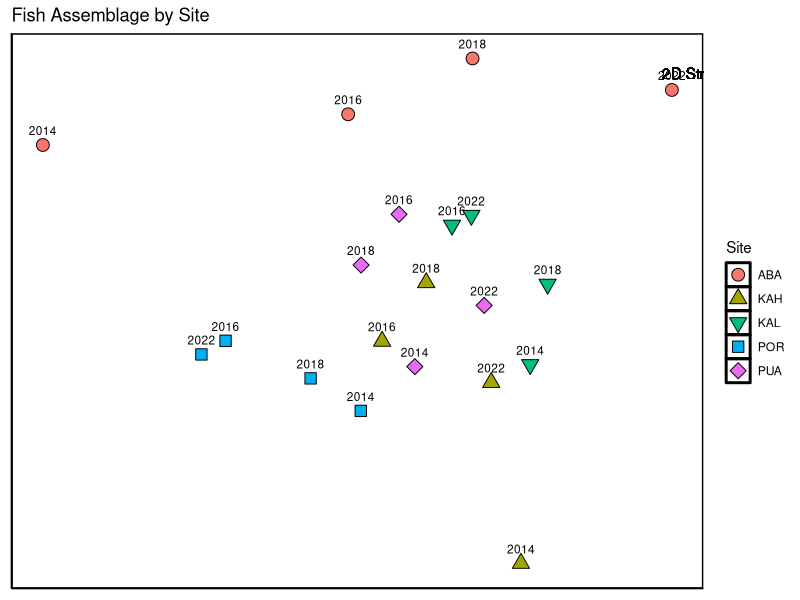
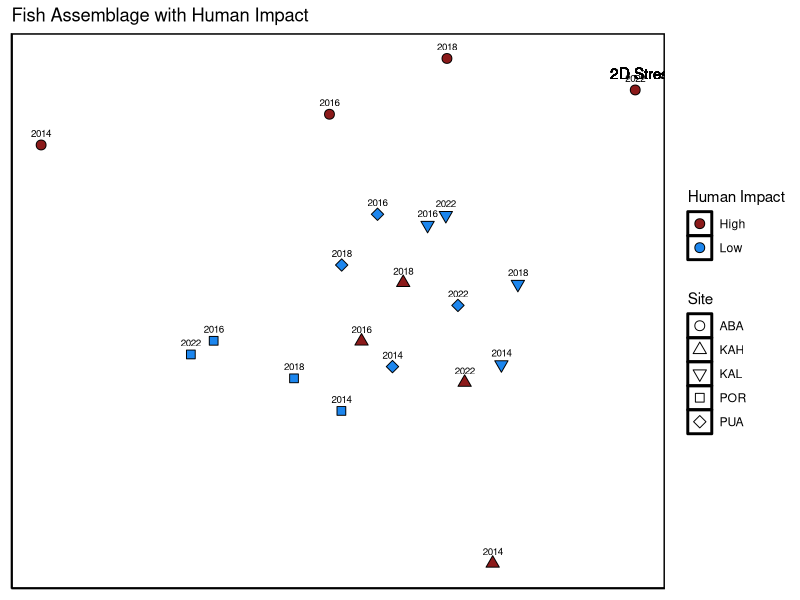
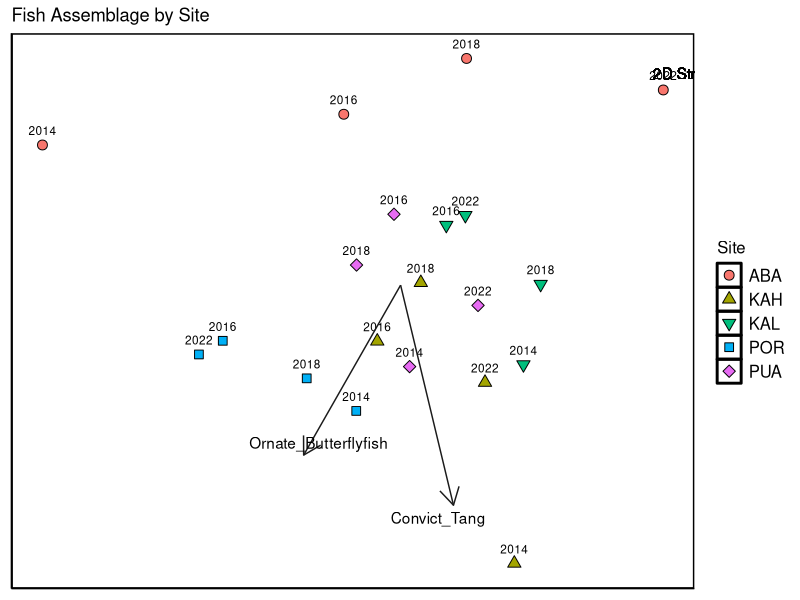
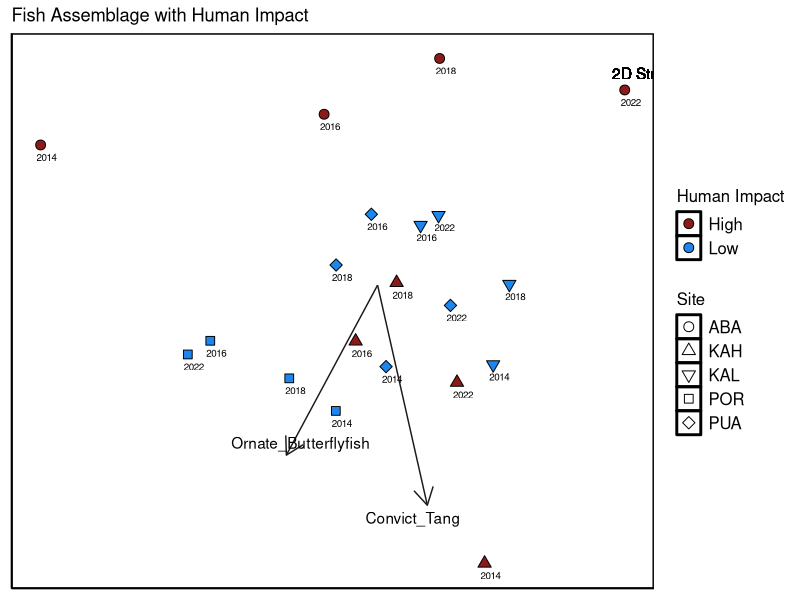
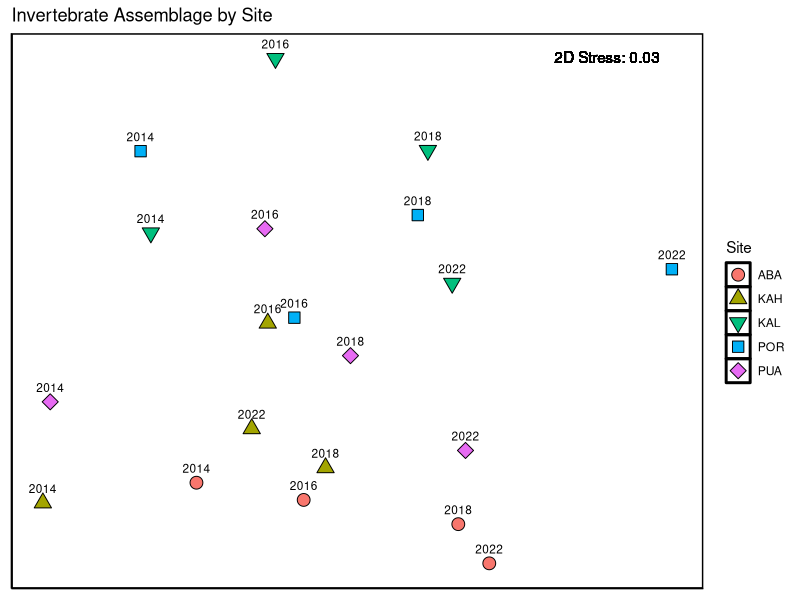
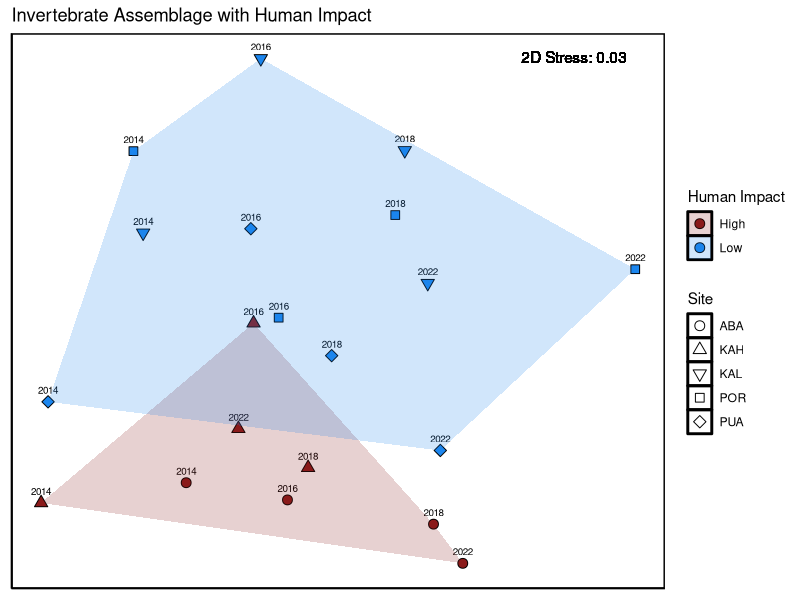
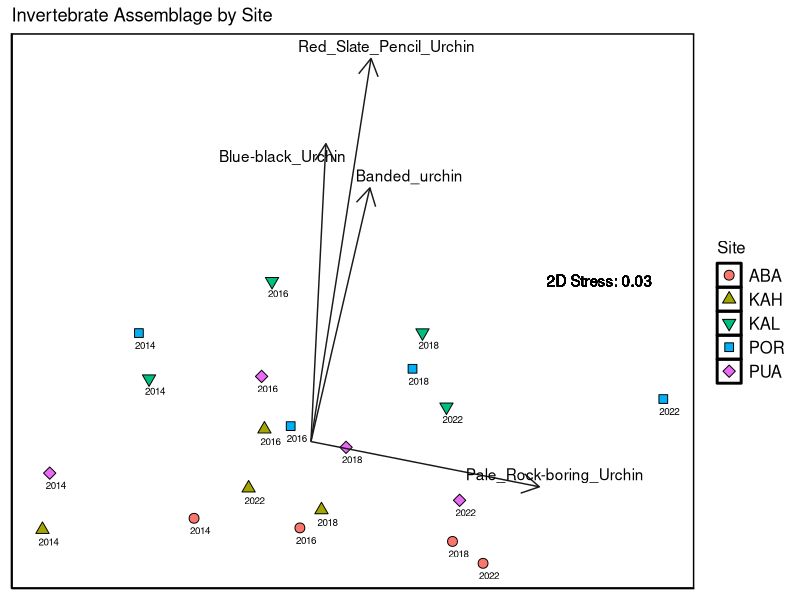
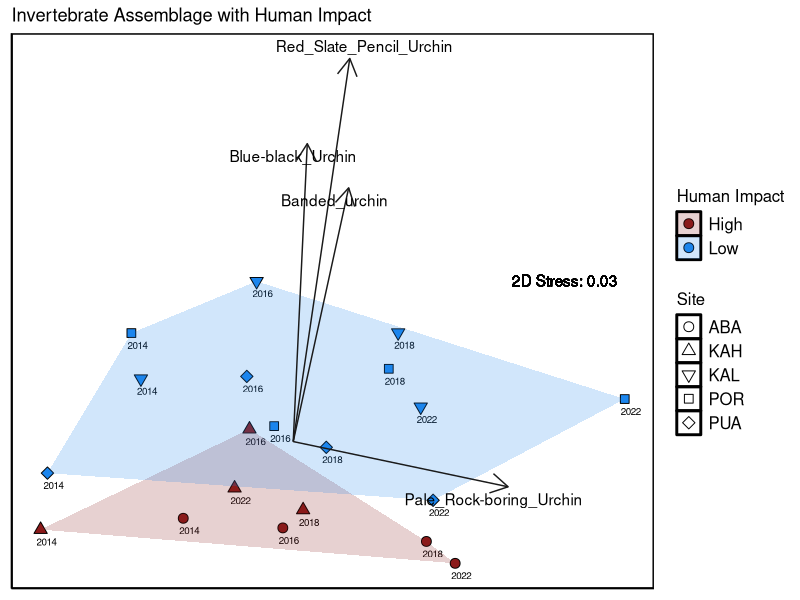

Write R code to recreate these figures, in order.
## ---- chunk 1
knitr::opts_chunk$set(echo = TRUE)
## ---- chunk 2
#### Packages ----

library(tidyverse)
library(readxl)
library(vegan)
## ---- chunk 3
#### Site Metadata ----
# 5 sites (3 high impact 2 low impact)
# All sites are located on the dry side of the Big Island
# Kahaluu is the only site with a high and low impact site adjacent to each other
dat_metasite <-read_excel("Coral_Reef_Data_2014_2018_2022_Final.xlsx", "Site Metadata")
## ---- chunk 4
##### Fish Metadata ----
# metadata includes 3 name types (Common, Latin, and Hawaiian) 
# also includes diet categories (Herbivore, Ominvore, and Predator) 
# Note that not all fish have a Hawaiian name so there are NAs
fish_meta <- read_excel("Coral_Reef_Data_2014_2018.xlsx", "Fish Metadata")

## ---- chunk 5
#### Fish Community Data ----
#Creates fish df in wide format from raw data
dat_fish <- read_excel("Coral_Reef_Data_2014_2018_2022_Final.xlsx", "Fish")

# Removes spp. Manybar Goatfish
# Was not analyzed prior to 2022 sampling year
# changes col name to just Group for student lead sampling groups
dat_fish <- dat_fish %>% 
  select(-"Manybar Goatfish") %>% 
  rename(student_group = Group)

# change fish df to long format 
dat_fish <- dat_fish %>% 
  pivot_longer(cols = !Year:student_group, names_to = "com.name", values_to = "count")

# joins metadata for spp name and dietary startegy
dat_fish <- dat_fish %>% 
  left_join(fish_meta)
## ---- chunk 6
#### Invertebrate Community Data ----

# creates a df for all invertebrates observed on swath transects
dat_inv <- read_excel("Coral_Reef_Data_2014_2018_2022_Final.xlsx", "Invertebrates")

# converted to long format
dat_inv <- dat_inv %>% 
  pivot_longer(cols = !Year:Group, names_to = "Taxa", values_to = "Abundance")
## ---- chunk 7
### Substrate and Coral Cover Data ----
# creates a dataframe for substrate percent cover estimates from visual surveys
# note that coral coverage values are reported as total sum of live and dead coral spp
# We estimated individual cover for live and dead coral by multiplying percent dead estimates with coral total percent cover
dat_sub <- read_excel("Coral_Reef_Data_2014_2018_2022_Final.xlsx", "Substrate",
                      range = cell_cols("A:X"))
## ---- chunk 8
# We estimated percent cover of live and dead coral for each spp (3)
dat_sub <- dat_sub %>% 
  mutate(Pocillopora_dead = round(Pocillopora_Live_Dead*Perc_Pocillopora_dead/100,1),
         Pocillopora_live = round(Pocillopora_Live_Dead*(100-Perc_Pocillopora_dead)/100,1),
         Porites_dead = round(Porites_Live_Dead*Perc_Porites_dead/100,1),
         Porites_live = round(Porites_Live_Dead*(100-Perc_Porites_dead)/100,1),
         Pavona_dead = round(Pavona_Live_Dead*Perc_Pavona_dead/100,1),
         Pavona_live = round(Pavona_Live_Dead*(100-Perc_Pavona_dead)/100,1),
         )
## ---- chunk 9
# We want to look at how much of the coral reef was dead at the time of each transect
# create table of just percentages of existing coral cover that is dead 
perc_dead <- dat_sub %>%
  select(Year, Site, Replicate, Group, Perc_Pocillopora_dead, Perc_Porites_dead, Perc_Pavona_dead)

# convert table to long format, remove characters so Taxa is Genus
perc_dead <- perc_dead %>% 
  pivot_longer(cols = !Year:Group, names_to = "Taxa", values_to = "Perc_dead") %>% 
  mutate(Taxa = str_remove(Taxa, "Perc_"), 
         Taxa = str_remove(Taxa, "_dead"))

# remove dat_sub columns that are not a percent cover, & combined live & dead % covers 
dat_sub <- dat_sub %>%
  select(!c(Perc_Pocillopora_dead, Perc_Porites_dead, Perc_Pavona_dead, Pocillopora_Live_Dead, Porites_Live_Dead, Pavona_Live_Dead))

# to tidy (long) format
dat_sub <- dat_sub %>% 
  pivot_longer(cols = !Year:Group, names_to = "Substrate", values_to = "Perc_Cover")
## ---- chunk 10
#### Fish Assemblage Structure ----
# This code chunk creates the community dataframe in wide format with site and year as the unique ID.
# converts fish counts to density values based on the length of the transect
# Note that transects were 10 meters long but 2 meters wide 
# We did not limit the vertical height of the transect 
# thus we divided by 20 to estimate fish per m-squared
dat_fish <- dat_fish %>% 
  mutate(density_m2 = count/20)

dat_fish_transect_avg <- dat_fish %>% 
  group_by(Year, Site, com.name) %>% 
  summarize(avg_density_m2 = mean(density_m2))

# creates wide format for multivariate analysis
wide_dat_fish_transect_avg <- dat_fish_transect_avg %>% 
  pivot_wider(names_from = com.name, values_from = avg_density_m2)

# join with site meta data
wide_dat_fish_transect_avg <- wide_dat_fish_transect_avg %>% 
  left_join(dat_metasite)

# create a unique ID column that combines site and year (each point on NMDS)
wide_dat_fish_transect_avg <- wide_dat_fish_transect_avg %>% 
  mutate(site_year = paste(Site, Year))

# Replaces underscore with a space for label
names(wide_dat_fish_transect_avg) <- str_replace_all(names(wide_dat_fish_transect_avg), c(" " = "_"))

# Creates the community data frame
comm_dat_fish_transect_avg <- wide_dat_fish_transect_avg %>% 
  column_to_rownames(var = "site_year") %>% 
  select(Achilles_Tang:Zebra_Moray)
## ---- chunk 11
#### 1st NMDS object created ----
# Used for site and year specific patterns
# Would expect sites to be most similar to themselves across years
# point color will show the same site
# This is a good way to look at site and year specific trends without considering human impact
NMDS_comm_dat_fish_transect_avg <- metaMDS(comm_dat_fish_transect_avg, 
                            trymax = 999,
                            distance = "bray",
                            autotransform = F)
scores(NMDS_comm_dat_fish_transect_avg)


tibble_comm_dat_fish_transect_avg <- as_tibble((NMDS_comm_dat_fish_transect_avg$points), 
                                rownames = ("site_year"))

wide_dat_fish_transect_avg <- wide_dat_fish_transect_avg %>% 
  left_join(tibble_comm_dat_fish_transect_avg)
## ---- chunk 12
# Using envfit we can see which species are influence the ordination of our plots
fish_spp_fit <- envfit(NMDS_comm_dat_fish_transect_avg, wide_dat_fish_transect_avg, permutations = 999)

site_scores <- wide_dat_fish_transect_avg %>%
  select(Year, Site, site_year, Human_Impact, MDS1, MDS2) %>% 
  column_to_rownames(var = "site_year")

#determine which spp are significantly influencing the ordination
spp_scores <- as.data.frame(scores(fish_spp_fit, display = "vectors"))
spp_scores <- cbind(spp_scores, Species = rownames(spp_scores))
spp_scores <- cbind(spp_scores, pval = fish_spp_fit$vectors$pvals)
sig_spp_scores <- subset(spp_scores, pval <= 0.01)
sig_spp_scores <- sig_spp_scores %>% 
  filter(!Species %in% "MDS1") %>% 
  filter(!Species %in% "MDS2") %>% 
  filter(!Species %in% "Latitude") %>% 
  filter(!Species %in% "Longitude") %>% 
  filter(!Species %in% "Year")

# only 3 species were significant in our ordination
# There is no evidence that year, site, or level of human impact altered fish assemblage structure
# could be the result of sampling bias from student lead fish counts
## ---- chunk 13
# Plot 1 of 1st NMDS object
# Fish assemblage structure with site as a color metric
# easily view temporal trends for the same site
plot_wide_dat_fish_transect_avg_site <- ggplot(site_scores,
                                              aes(MDS1, MDS2,
                                                  fill = Site)) +
  geom_text((aes(label = Year)),  vjust = -1.1, hjust = .5, size = 3) +
  geom_point(aes(shape = Site), size = 4) + 
  ggtitle("Fish Assemblage by Site") +
  theme_classic() +
  theme(panel.background = element_rect(fill = NA, colour = "black", size = 1, linetype = "solid")) +
  geom_text(x = 1.1, y = 0.7, label = c(paste("2D Stress:" ,round(NMDS_comm_dat_fish_transect_avg$stress,2), sep = " ")), color = "black") +
  scale_shape_manual(values = c(21, 24, 25, 22, 23)) +
  theme(axis.title.x = element_blank(),
        axis.title.y = element_blank(),
        axis.ticks = element_blank(),
        axis.text = element_blank()) 

plot_wide_dat_fish_transect_avg_site
## ---- chunk 14
#### Figure 1 caption ----

#NMDS ordination of fish assemblage structure on five different Hawaiian reefs (color). Sampling at each site occurred four times between 2014-2022. Year is indicated in the text labels on each point. 2D stress of the ordination was 0.19. Point shape also corresponds to the five unique sampling locations to promote colorblind friendly plots.
## ---- chunk 15
#### Plot 2 of 1st NMDS object ----
plot_wide_dat_fish_transect_avg_impact <- ggplot(site_scores,
                                                aes(MDS1, MDS2,
                                                    shape = Site)) +
  geom_text((aes(label = Year)),  vjust = -1.0, hjust = 0.5, size = 2.5) +
  geom_point(aes(fill = Human_Impact, shape = Site), size = 3) +
  scale_fill_manual(values = c('High' = "firebrick4", 'Low' ="dodgerblue2")) +
  scale_shape_manual(values = c(21, 24, 25, 22, 23)) +
  ggtitle("Fish Assemblage with Human Impact") +
  theme_classic() +
    theme(panel.background = element_rect(fill = NA, colour = "black", size = 1, linetype = "solid")) +
   geom_text(x = 1.05, y = 0.7, label = c(paste("2D Stress:" ,round(NMDS_comm_dat_fish_transect_avg$stress,2), sep = " ")), color = "black") +
  theme(panel.background = element_rect(fill = NA, colour = "black", size = 1, linetype = "solid")) +
  guides(fill= guide_legend("Human Impact", override.aes = list(shape = 21))) +
  theme(axis.title.x = element_blank(),
        axis.title.y = element_blank(),
        axis.ticks = element_blank(),
        axis.text = element_blank())


plot_wide_dat_fish_transect_avg_impact
## ---- chunk 16
#### Figure 2 caption ----

#NMDS ordination of the same fish assemblages estimates used in Fig 1. This ordination has the points colored by the binary categorical variable of human impact (high or low). High impact sites are red points and low human impact sites are blue points. Point shape corresponds with the five unique sampling locations.
## ---- chunk 17
plot_NMDS_comm_fish_wide_transect_avg <- ggplot(site_scores, aes(x = MDS1, y = MDS2)) +
  geom_point(aes(fill = Site, shape = Site), size = 3) +
  # scale_fill_manual(values = c('High' = "firebrick4", 'Low' ="dodgerblue2")) +
  scale_shape_manual(values = c(21, 24, 25, 22, 23)) +
  ggtitle("Fish Assemblage by Site") +
  geom_text((aes(label = Year)),  vjust = -1.1, hjust = .5, size = 3) +
  geom_text(x = 1.1, y = 0.7, label = c(paste("2D Stress:" ,round(NMDS_comm_dat_fish_transect_avg$stress,2), sep = " ")), color = "black") +
  labs(shape = "Site") +
  theme_classic()+
  # guides(fill= guide_legend("Human Impact", override.aes = list(shape = 21))) +
  theme(panel.background = element_rect(fill = NA, colour = "black", size = 1, linetype = "solid"),
        axis.title.x = element_blank(),
        axis.title.y = element_blank(),
        axis.ticks = element_blank(),
        axis.text = element_blank(),
        legend.position = "right", 
        legend.text = element_text(size = 12), 
        legend.title = element_text(size = 12))

#plot_NMDS_comm_fish_wide_transect_avg
## ---- chunk 18
plot_fish_spp_vectors <- plot_NMDS_comm_fish_wide_transect_avg +
  geom_segment(data = sig_spp_scores, aes(x = 0, xend = NMDS1, y = 0, yend = NMDS2),
               arrow = arrow(length = unit(.5, "cm")),
               colour = "grey10", lwd = 0.5) +
  ggrepel::geom_text_repel(data = sig_spp_scores,
                           aes(x = NMDS1, y = NMDS2, label = Species), direction = "both", segment.size = 0.5)

plot_fish_spp_vectors
## ---- chunk 19
#### Figure 3 caption ----

#NMDS ordination of fish assemblage structure on five different Hawaiian reefs (color). Sampling at each site occurred four times between 2014-2022. Year is indicated by text labels on each point. Point shape also corresponds to the five unique sampling locations to promote colorblind friendly plots. Arrows indicate significant species contributing to the ordination. Arrow length corresponds to the magnitude of contribution. Yellow tang and lemon butterflyfish were significant species in our ordinations. 2D stress of the ordination was 0.19.
## ---- chunk 20
plot_NMDS_comm_fish_wide_transect_avg_impact <- ggplot(site_scores, aes(x = MDS1, y = MDS2)) +
  geom_point(aes(fill = Human_Impact, shape = Site), size = 3) +
  scale_fill_manual(values = c('High' = "firebrick4", 'Low' ="dodgerblue2")) +
  scale_shape_manual(values = c(21, 24, 25, 22, 23)) +
  ggtitle("Fish Assemblage with Human Impact") +
  geom_text((aes(label = Year)),  vjust = 2, hjust = .2, size = 2.5) +
  geom_text(x = 1.1, y = 0.7, label = c(paste("2D Stress:" ,round(NMDS_comm_dat_fish_transect_avg$stress,2), sep = " ")), color = "black") +
  labs(colour = "Human Impact", shape = "Site") +
  theme_classic()+
  guides(fill= guide_legend("Human Impact", override.aes = list(shape = 21))) +
  theme(panel.background = element_rect(fill = NA, colour = "black", size = 1, linetype = "solid"),
        axis.title.x = element_blank(),
        axis.title.y = element_blank(),
        axis.ticks = element_blank(),
        axis.text = element_blank(),
        legend.position = "right", 
        legend.text = element_text(size = 12), 
        legend.title = element_text(size = 12))

#plot_NMDS_comm_fish_wide_transect_avg_impact
## ---- chunk 21
plot_fish_spp_vectors_impacts <- plot_NMDS_comm_fish_wide_transect_avg_impact +
  geom_segment(data = sig_spp_scores, aes(x = 0, xend = NMDS1, y = 0, yend = NMDS2),
               arrow = arrow(length = unit(.5, "cm")),
               colour = "grey10", lwd = 0.5) +
  ggrepel::geom_text_repel(data = sig_spp_scores, 
                           aes(x = NMDS1, y = NMDS2, label = Species), direction = "both", segment.size = 0.5)

plot_fish_spp_vectors_impacts
## ---- chunk 22
#### Figure 4 caption ----

##NMDS ordination of fish assemblage structure on five different Hawaiian reefs (shape). Sampling at each site occurred four times between 2014-2022. Year is indicated by text labels on each point. Point color indicates high (red) and low (blue) levels of human impact at the site. Arrows indicate significant species contributing to the ordination. Arrow length corresponds to the magnitude of contribution. Yellow tang and lemon butterflyfish were significant species in our ordinations. 2D stress of the ordination was 0.19.
## ---- chunk 23
#### Invert Community Structure  ----

dat_inv <- dat_inv %>% 
  mutate(density_m2 = Abundance/20)

dat_inv_transect_avg <- dat_inv %>% 
  group_by(Year, Site, Taxa) %>% 
  summarize(avg_density_m2 = mean(density_m2))


wide_dat_inv_transect_avg <- dat_inv_transect_avg %>% 
  pivot_wider(names_from = Taxa, values_from = avg_density_m2)

wide_dat_inv_transect_avg <- wide_dat_inv_transect_avg %>% 
  left_join(dat_metasite)

wide_dat_inv_transect_avg <- wide_dat_inv_transect_avg %>% 
  mutate(site_year = paste(Site, Year))

names(wide_dat_inv_transect_avg) <- str_replace_all(names(wide_dat_inv_transect_avg), c(" " = "_"))

comm_dat_inv_transect_avg <- wide_dat_inv_transect_avg %>% 
  column_to_rownames(var = "site_year") %>% 
  select(Banded_urchin:Top_Snail)
## ---- chunk 24
NMDS_comm_dat_inv_transect_avg <- metaMDS(comm_dat_inv_transect_avg, 
                                           trymax = 200,
                                           distance = "bray",
                                           autotransform = F)

tibble_comm_dat_inv_transect_avg <- as_tibble((NMDS_comm_dat_inv_transect_avg$points), 
                                               rownames = ("site_year"))

wide_dat_inv_transect_avg <- wide_dat_inv_transect_avg %>% 
  left_join(tibble_comm_dat_inv_transect_avg)
## ---- chunk 25
inv_spp_fit <- envfit(NMDS_comm_dat_inv_transect_avg, wide_dat_inv_transect_avg, permutations = 999)
site_scores_inv <- wide_dat_inv_transect_avg %>%
  select(Year, Site, site_year, Human_Impact, MDS1, MDS2) %>% 
  column_to_rownames(var = "site_year")
spp_scores_inv <- as.data.frame(scores(inv_spp_fit, display = "vectors"))
spp_scores_inv <- cbind(spp_scores_inv, Species = rownames(spp_scores_inv))
spp_scores_inv <- cbind(spp_scores_inv, pval = inv_spp_fit$vectors$pvals)

sig_spp_scores_inv <- subset(spp_scores_inv, pval <= 0.05)
sig_spp_scores_inv <- sig_spp_scores_inv %>% 
  filter(!Species %in% "MDS1") %>% 
  filter(!Species %in% "MDS2") %>% 
  filter(!Species %in% "Year") %>% 
  filter(!Species %in% "Latitude") %>% 
  filter(!Species %in% "Longitude")

hulls_inv <- site_scores_inv %>% 
  group_by(Human_Impact) %>% 
  slice(chull(MDS1, MDS2))
## ---- chunk 26
plot_wide_dat_inv_transect_avg_site <- ggplot(wide_dat_inv_transect_avg,
                                          aes(MDS1, MDS2,
                                                  fill = Site)) +
  geom_text((aes(label = Year)),  vjust = -1.1, hjust = .5, size = 3) +
  geom_point(aes(shape = Site), size = 4) + 
  ggtitle("Invertebrate Assemblage by Site") +
  theme_classic() +
  theme(panel.background = element_rect(fill = NA, colour = "black", size = 1, linetype = "solid")) +
  geom_text(x = 1.1, y = 0.35, label = c(paste("2D Stress:" ,round(NMDS_comm_dat_inv_transect_avg$stress,2), sep = " ")), color = "black") +
  scale_shape_manual(values = c(21, 24, 25, 22, 23)) +
  theme(axis.title.x = element_blank(),
        axis.title.y = element_blank(),
        axis.ticks = element_blank(),
        axis.text = element_blank()) 

plot_wide_dat_inv_transect_avg_site
## ---- chunk 27
#### Figure 5 caption ----

#
## ---- chunk 28
plot_wide_dat_inv_transect_avg_impact <- ggplot(wide_dat_inv_transect_avg,
                                              aes(MDS1, MDS2,
                                                    shape = Site)) +
  geom_text((aes(label = Year)),  vjust = -1.0, hjust = 0.5, size = 2.5) +
  geom_point(aes(fill = Human_Impact, shape = Site), size = 3) +
  scale_fill_manual(values = c('High' = "firebrick4", 'Low' ="dodgerblue2")) +
  scale_shape_manual(values = c(21, 24, 25, 22, 23)) +
  ggtitle("Invertebrate Assemblage with Human Impact") +
  theme_classic() +
    theme(panel.background = element_rect(fill = NA, colour = "black", size = 1, linetype = "solid")) +
   geom_text(x = 1.1, y = 0.35, label = c(paste("2D Stress:" ,round(NMDS_comm_dat_inv_transect_avg$stress,2), sep = " ")), color = "black") +
  theme(panel.background = element_rect(fill = NA, colour = "black", size = 1, linetype = "solid")) +
    geom_polygon(data = hulls_inv,
               aes(x = MDS1, y = MDS2, 
                   fill = as_factor(Human_Impact),
                   group = as_factor(Human_Impact)), alpha = 0.2) +
  guides(fill= guide_legend("Human Impact", override.aes = list(shape = 21))) +
  theme(axis.title.x = element_blank(),
        axis.title.y = element_blank(),
        axis.ticks = element_blank(),
        axis.text = element_blank())

plot_wide_dat_inv_transect_avg_impact

## ---- chunk 29
#### Figure 6 caption ----

#
## ---- chunk 30
plot_NMDS_comm_inv_wide_transect_avg <- ggplot(site_scores_inv, aes(x = MDS1, y = MDS2)) +
  geom_point(aes(fill = Site, shape = Site), size = 3) +
  # scale_fill_manual(values = c('High' = "firebrick4", 'Low' ="dodgerblue2")) +
  scale_shape_manual(values = c(21, 24, 25, 22, 23)) +
  ggtitle("Invertebrate Assemblage by Site") +
  geom_text((aes(label = Year)),  vjust = 2, hjust = .2, size = 2.5) +
  geom_text(x = 1.1, y = 0.35, label = c(paste("2D Stress:" ,round(NMDS_comm_dat_inv_transect_avg$stress,2), sep = " ")), color = "black") +
  labs(shape = "Site") +
  theme_classic()+
  # guides(fill= guide_legend("Human Impact", override.aes = list(shape = 21))) +
  theme(panel.background = element_rect(fill = NA, colour = "black", size = 1, linetype = "solid"),
        axis.title.x = element_blank(),
        axis.title.y = element_blank(),
        axis.ticks = element_blank(),
        axis.text = element_blank(),
        legend.position = "right", 
        legend.text = element_text(size = 12), 
        legend.title = element_text(size = 12))

#plot_NMDS_comm_inv_wide_transect_avg

## ---- chunk 31
plot_inv_spp_vectors <- plot_NMDS_comm_inv_wide_transect_avg +
  geom_segment(data = sig_spp_scores_inv, aes(x = 0, xend = NMDS1, y = 0, yend = NMDS2),
               arrow = arrow(length = unit(.5, "cm")),
               colour = "grey10", lwd = 0.5) +
  ggrepel::geom_text_repel(data = sig_spp_scores_inv, 
                           aes(x = NMDS1, y = NMDS2, label = Species), direction = "both", segment.size = 0.5)

plot_inv_spp_vectors
## ---- chunk 32
#### Figure 7 caption ----

#
## ---- chunk 33
plot_NMDS_comm_inv_wide_transect_avg <- ggplot(site_scores_inv, aes(x = MDS1, y = MDS2)) +
  geom_point(aes(fill = Human_Impact, shape = Site), size = 3) +
  scale_fill_manual(values = c('High' = "firebrick4", 'Low' ="dodgerblue2")) +
  scale_shape_manual(values = c(21, 24, 25, 22, 23)) +
  ggtitle("Invertebrate Assemblage with Human Impact") +
  geom_text((aes(label = Year)),  vjust = 2, hjust = .2, size = 2.5) +
  geom_text(x = 1.1, y = 0.35, label = c(paste("2D Stress:" ,round(NMDS_comm_dat_inv_transect_avg$stress,2), sep = " ")), color = "black") +
  labs(colour = "Human Impact", shape = "Site") +
  theme_classic()+
    geom_polygon(data = hulls_inv,
               aes(x = MDS1, y = MDS2, 
                   fill = as_factor(Human_Impact),
                   group = as_factor(Human_Impact)), alpha = 0.2) +
  guides(fill= guide_legend("Human Impact", override.aes = list(shape = 21))) +
  theme(panel.background = element_rect(fill = NA, colour = "black", size = 1, linetype = "solid"),
        axis.title.x = element_blank(),
        axis.title.y = element_blank(),
        axis.ticks = element_blank(),
        axis.text = element_blank(),
        legend.position = "right", 
        legend.text = element_text(size = 12), 
        legend.title = element_text(size = 12))

#plot_NMDS_comm_inv_wide_transect_avg
## ---- chunk 34
plot_inv_spp_vectors <- plot_NMDS_comm_inv_wide_transect_avg +
  geom_segment(data = sig_spp_scores_inv, aes(x = 0, xend = NMDS1, y = 0, yend = NMDS2),
               arrow = arrow(length = unit(.5, "cm")),
               colour = "grey10", lwd = 0.5) +
  ggrepel::geom_text_repel(data = sig_spp_scores_inv, 
                           aes(x = NMDS1, y = NMDS2, label = Species), direction = "both", segment.size = 0.5)

plot_inv_spp_vectors
## ---- chunk 35
#### Figure 8 caption ----

#
